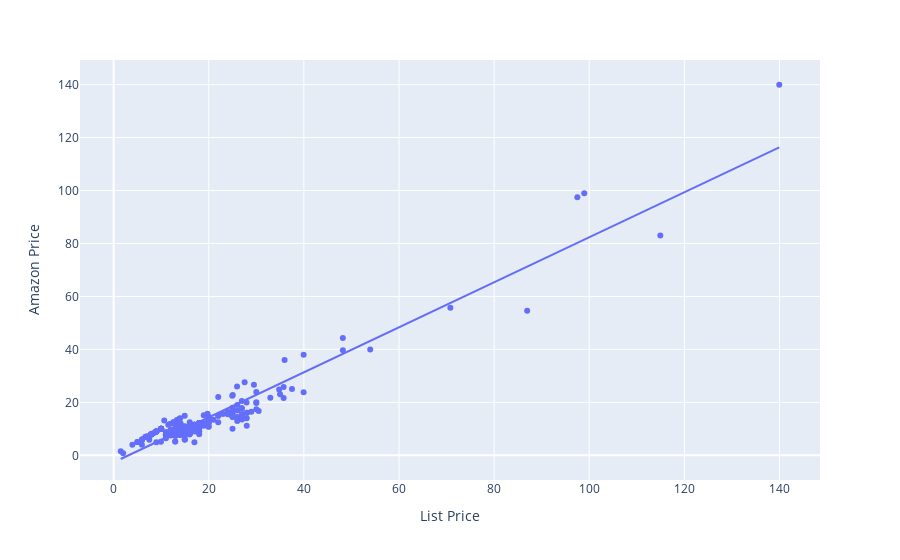

The notebook cell this image was saved under:
### Code cell
import plotly.express as px
px.scatter(ab_noNaN, x='List Price', y='Amazon Price', trendline="ols")

### Figure 1 — Plotly figure (JSON) as saved in the notebook; plotly's stock layout.template omitted (floating-point values rounded to 4 significant figures; data arrays with more than 128 entries replaced by an {"elided": "..."} marker saying what was removed)
{"data": [{"hovertemplate": "List Price=%{x}<br>Amazon Price=%{y}<extra></extra>", "legendgroup": "", "marker": {"color": "#636efa", "symbol": "circle"}, "mode": "markers", "name": "", "orientation": "v", "showlegend": false, "type": "scatter", "x": {"elided": "319 float values"}, "xaxis": "x", "y": {"elided": "319 float values"}, "yaxis": "y"}, {"hovertemplate": "<b>OLS trendline</b><br>Amazon Price = 0.850003 * List Price + -2.66755<br>R<sup>2</sup>=0.912526<br><br>List Price=%{x}<br>Amazon Price=%{y} <b>(trend)</b><extra></extra>", "legendgroup": "", "marker": {"color": "#636efa", "symbol": "circle"}, "mode": "lines", "name": "", "showlegend": false, "type": "scatter", "x": {"elided": "319 float values"}, "xaxis": "x", "y": {"elided": "319 float values"}, "yaxis": "y"}], "layout": {"legend": {"tracegroupgap": 0}, "margin": {"t": 60}, "xaxis": {"anchor": "y", "domain": [0, 1], "title": {"text": "List Price"}}, "yaxis": {"anchor": "x", "domain": [0, 1], "title": {"text": "Amazon Price"}}}}
